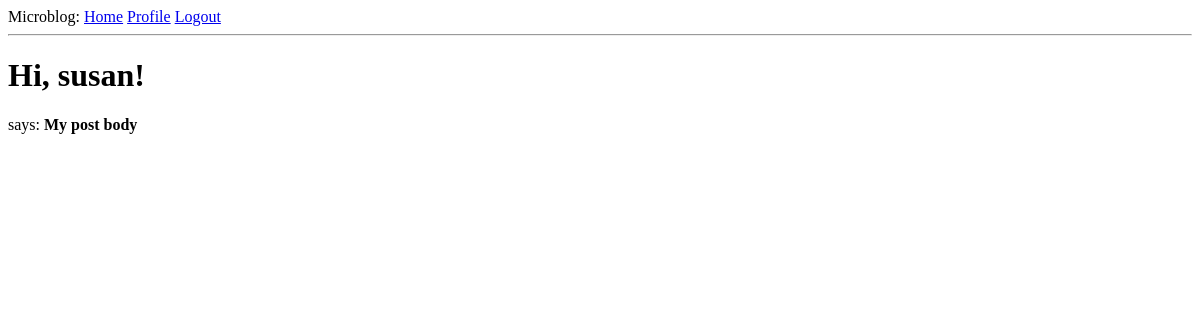
Before: /explore (signed in) with the older database file.
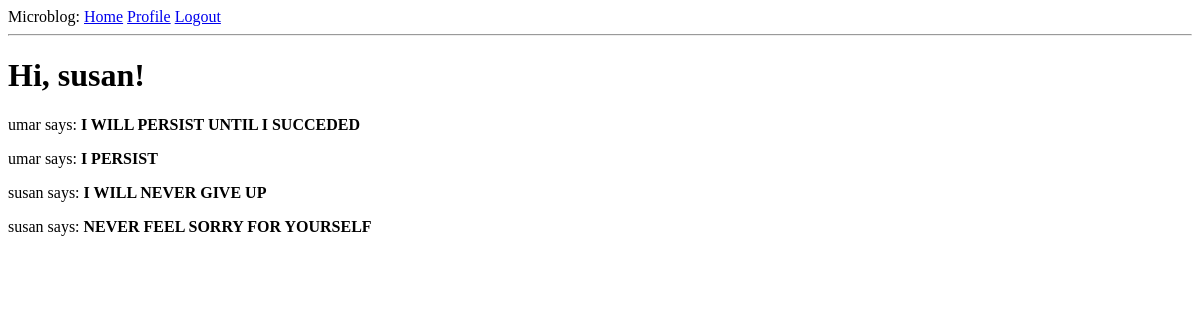
After: the same page with the newer database file.
### app/models.py (models this page shows, shortened)
class Post(db.Model):
    id = db.Column(db.Integer, primary_key=True)
    body = db.Column(db.String(140))
    timestamp = db.Column(db.DateTime, index=True, default=datetime.utcnow)
    user_id = db.Column(db.Integer, db.ForeignKey("user.id"))

class User(UserMixin, db.Model):
    id = db.Column(db.Integer, primary_key=True)
    username = db.Column(db.String(64), index=True, unique=True)
    email = db.Column(db.String(120), index=True, unique=True)
    password_hash = db.Column(db.String(128))
    posts = db.relationship("Post", backref="author", lazy="dynamic")
    about_me = db.Column(db.String(140))
    last_seen = db.Column(db.DateTime, default=datetime.utcnow)
    followed = db.relationship(
        "User",
        secondary=followers,
        primaryjoin=(followers.c.follower_id == id),
        secondaryjoin=(followers.c.followed_id == id),
        backref=db.backref("followers", lazy="dynamic"),
        lazy="dynamic",
    )

### app/routes.py (the view)
@app.route("/explore")
@login_required
def explore():
    page = request.args.get("page", 1, type=int)
    posts = Post.query.order_by(Post.timestamp.desc()).paginate(
        page=page, per_page=app.config["POSTS_PER_PAGE"], error_out=False
    )
    next_url = url_for("explore", page=posts.next_num) if posts.has_next else None
    prev_url = url_for("explore", page=posts.prev_num) if posts.has_prev else None
    return render_template(
        "index.html",
        title="Explore",
        posts=posts.items,
        next_url=next_url,
        prev_url=prev_url,
    )

### app/models.py (called while the page is built)
@login.user_loader
def load_user(id):
    return User.query.get(int(id))

### app/routes.py (called while the page is built)
@app.before_request
def before_request():
    if current_user.is_authenticated:
        current_user.last_seen = datetime.utcnow()
        db.session.commit()

### templates/index.html
{% extends "base.html"%} {% block content %}
<h1>Hi, {{current_user.username}}!</h1>
{%for post in posts%}
<div>
  <p>{{post.author.username}} says: <b>{{post.body}}</b></p>
</div>
{% endfor %}{% endblock %}

Changed rows visible on the page:
no longer on this page (row unchanged): Post: body "My post body"
added Post: author.username "umar", body "I WILL PERSIST UNTIL I SUCCEDED"
added Post: author.username "umar", body "I PERSIST"
added Post: author.username "susan", body "I WILL NEVER GIVE UP"
added Post: author.username "susan", body "NEVER FEEL SORRY FOR YOURSELF"
